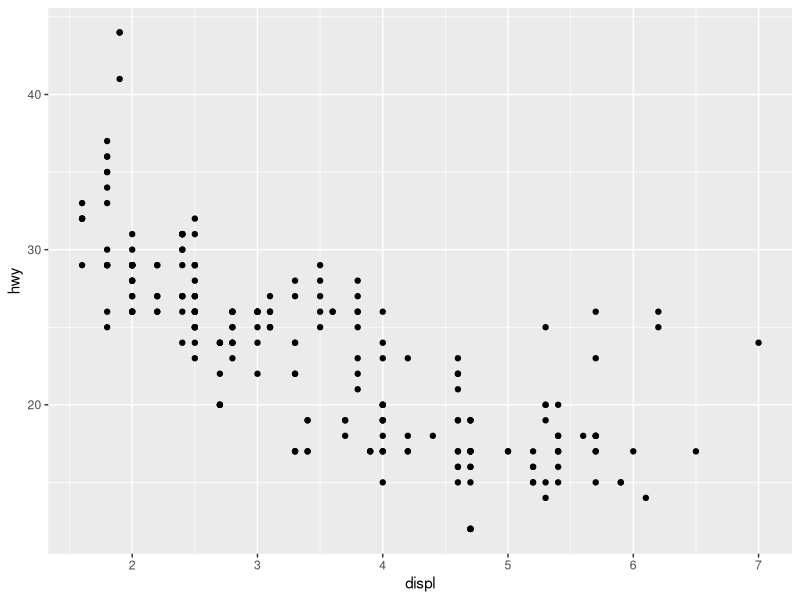
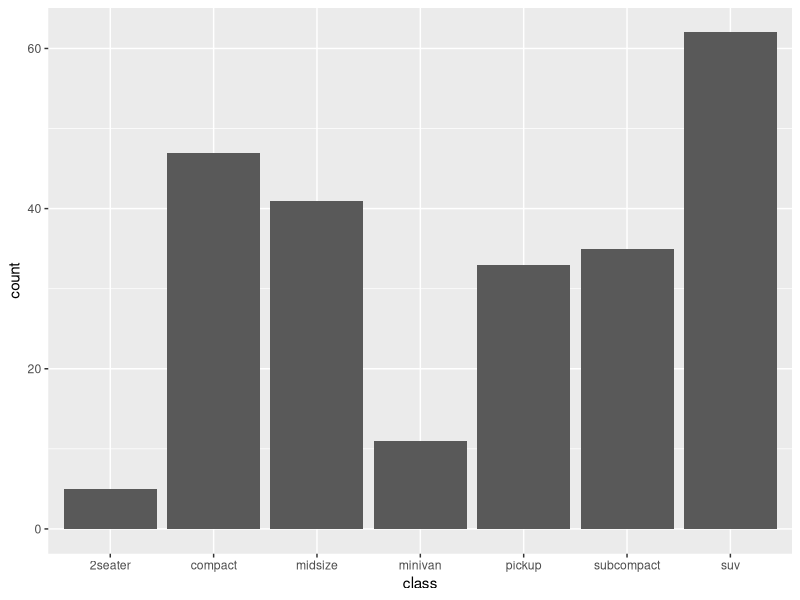
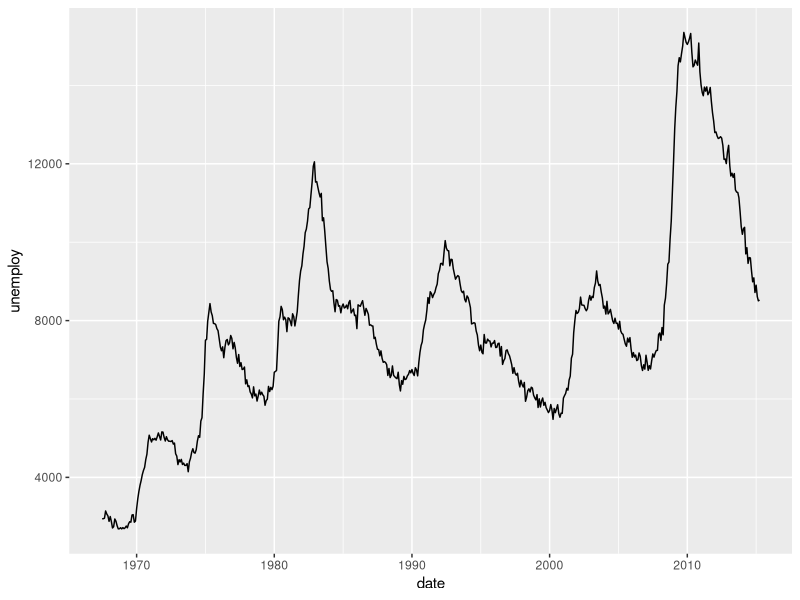

Write the R code that produced these figures, in order.
## ---- chunk 1
knitr::opts_chunk$set(echo = TRUE)
## ---- chunk 2
library(knitr)
library(dplyr)
library(ggplot2)

## ---- chunk 3
cidade <- c("Brasília", "São Paulo", "Rio de Janeiro", "Porto Alegre"
)
print(cidade)
temperatura <- c(32,22,35,17)
região <- c(1,2,3,4)
#Acessando o primeiro elemento do seu vetor
cidade[1]
cidade[3]
## ---- chunk 4
cidade2 <- cidade
cidade2
#Adicionar um novo elemento
cidade2[5] <- "Curitiba"
cidade2
#Excluindo um elemento do seu vetor
temperatura[-2]
#Alterando um vetor
cidade2[3] <- "Belo Horizonte"
#Adicionar um novo elemento
cidade2[5] <- "Curitiba"
cidade2
## ---- chunk 5
# Criação de fatores
dias <- c("seg", "ter", "qua", "qui", "sex")
fator_dias <- factor(dias)
#Níveis nos fatores
levels(fator_dias) <- c(levels(fator_dias),"sab", "dom")
print(fator_dias)
#Convertendo Fator em Vetor
dias_vetor <- as.character(fator_dias)
print(dias_vetor)
## ---- chunk 6
# Observar o dataframe
data("murders")
str("murders")
head("murders")
names("murders")
## ---- chunk 7
# Desenvolvendo matrizes no R:
matriz <- matrix(1:6, nrow=2, ncol=3)
print(matriz)
# Atribuir nomes às linhas
rownames(matriz) <- c("Preço1", "Preço2")
# Atribuir nomes às colunas
colnames(matriz) <- c("Banana", "Maca", "Laranja")
print(matriz)
# Acessando Elementos
matriz[1,2] # Retorna o elemento da primeira linha e segunda coluna.
# Acessando diversos elementos da matriz
M <- matriz 
M[2,1]
M[2, ]
M[ ,2]
M[ ,1:2]
M[1:2,1]

## ---- chunk 8
# Criando uma lista e atrelando a nomes
minha_lista <- list(nome = "Abner", idade = 30, notas = c(8, 9, 10))
# Acessar o campo nome 1ª Forma
minha_lista$nome # Saída: "Abner"
# Acessar o campo nome 2ª Forma
minha_lista[[1]] # Saída: "Abner"
# Criar uma lista com diferentes tipos de dados
exemplo_lista <- list(inteiro = 1, texto = "Oi", booleano = TRUE)

# Criar uma lista que contém outra lista
lista_aninhada <- list(primeira_lista = exemplo_lista, numero = 42)
# Acessar um elemento dentro de uma lista aninhada
lista_aninhada$primeira_lista$texto # Deverá retornar "Oi"
## ---- chunk 9
# Ordenação de vetores
vetor <- c(4, 1, 7, 2)
sort(vetor) # Saída: 1 2 4 7
sort(vetor, decreasing = TRUE) # Saída: 7, 4, 2, 1

# Carregar o pacote dplyr
install.packages("dplyr")
library(dplyr)
# Criar um dataframe de exemplo
df <- data.frame(nome = c("Ana", "Bob", "Cid"), idade = c(23, 45, 19))
# Ordenar por idade
df_ordenado <- arrange(df, idade)
print(df_ordenado)
## ---- chunk 10
# Conversão para Maiúsculas e Minúsculas
texto <- "Ciência de Dados"
tolower(texto) # "ciência de dados"
toupper(texto) # "CIÊNCIA DE DADOS"
# Substituição de Texto
sub("Ciência", "Engenharia", texto) # "Engenharia de Dados"
# Encontrando e Extraindo Substrings
substr(texto, 1, 7) # "Ciência"

#Função paste:
paste("Ciência", "de", "Dados") # "Ciência de Dados"
paste("Ciência", "de", "Dados", sep = "_") # "Ciência_de_Dados"
## ---- chunk 11
#Na prática:
# Imprimir os números de 1 a 5 usando o “for”
for(i in 1:5) {
 print(i)
}
# Somando Números de 1 a 10 com a função “for”
soma <- 0
for (i in 1:10) {
soma <- soma + i
}
## ---- chunk 12
# Gráfico de Dispersão
ggplot(data = mpg, aes(x = displ, y = hwy)) +
geom_point()
# Gráfico de Barras
ggplot(data = mpg, aes(x = class)) +
geom_bar()
# Gráfico de Linhas
ggplot(data = economics, aes(x = date, y = unemploy)) +
geom_line()
## ---- chunk 13
# Criando um exemplo de data frame
df <- data.frame(
Nome = c("Ana", "Bruno", "Carlos", "Dani", "Eva"),
Idade = c(23, 31, 29, 35, 42),
Score = c(87, 90, 78, 85, 92)
)
# Função filter() - Filtrar linhas onde a idade é maior que 30
df_filtrado <- filter(df, Idade > 30)
# Função mutate() - Criar uma nova coluna chamada "Categoria" baseada na Idade
df_mutate <- mutate(df, Categoria = ifelse(Idade > 30, "Senior", "Junior"))
# Função summarise() - Calcular a média de idade e score
df_resumo <- summarise(df, Media_Idade = mean(Idade), Media_Score = mean(Score))
## ---- chunk 14
#Criem uma matriz
mat <- matrix(1:9, ncol=3)
# Soma por coluna com apply
apply(mat, 2, sum)
#Criem uma lista
lista <- list(a=1:5, b=6:10)
# Calcula a média de cada elemento da lista com lapply
lapply(lista, mean)
# Aplica uma função sobre subgrupos de um vetor
notas <- c(7, 8, 9, 6, 8)
turmas <- c('A', 'A', 'B', 'B', 'B')
#Média de notas por turma com tapply
tapply(notas, turmas, mean)
